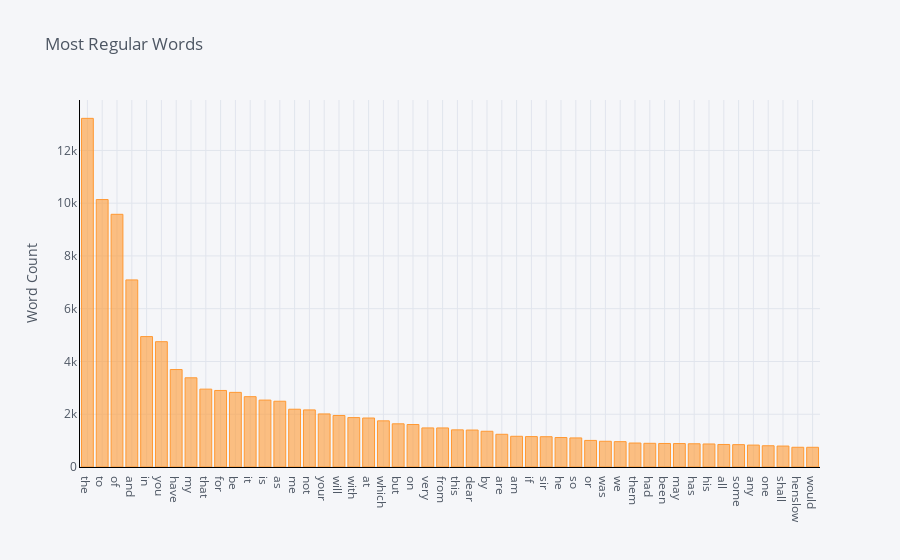

Source (notebook cell):
### Markdown cell above
Send one of the dataframes to the word_frequency_plot function to get bar chart of top words in the corpus by frequency, prior to the removal of stopwords and some parts-of-speech.

### Code cell
word_frequency_plot(df)

### Figure 1 — Plotly figure (JSON) as saved in the notebook; plotly's stock layout.template omitted (floating-point values rounded to 4 significant figures)
{"data": [{"marker": {"color": "rgba(255, 153, 51, 0.6)", "line": {"color": "rgba(255, 153, 51, 1.0)", "width": 1}}, "name": "count", "orientation": "v", "text": "", "type": "bar", "x": ["the", "to", "of", "and", "in", "you", "have", "my", "that", "for", "be", "it", "is", "as", "me", "not", "your", "will", "with", "at", "which", "but", "on", "very", "from", "this", "dear", "by", "are", "am", "if", "sir", "he", "so", "or", "was", "we", "them", "had", "been", "may", "has", "his", "all", "some", "any", "one", "shall", "henslow", "would"], "y": [13215, 10137, 9578, 7091, 4943, 4750, 3694, 3381, 2951, 2901, 2829, 2666, 2536, 2493, 2190, 2164, 2011, 1953, 1873, 1857, 1750, 1637, 1611, 1481, 1480, 1408, 1401, 1354, 1240, 1164, 1153, 1148, 1117, 1102, 1008, 975, 961, 909, 898, 892, 889, 880, 873, 854, 848, 831, 806, 794, 748, 747]}], "layout": {"legend": {"bgcolor": "#F5F6F9", "font": {"color": "#4D5663"}}, "paper_bgcolor": "#F5F6F9", "plot_bgcolor": "#F5F6F9", "title": {"font": {"color": "#4D5663"}, "text": "Most Regular Words"}, "xaxis": {"gridcolor": "#E1E5ED", "linecolor": "Black", "showgrid": true, "tickfont": {"color": "#4D5663"}, "title": {"font": {"color": "#4D5663"}, "text": ""}, "zerolinecolor": "#E1E5ED"}, "yaxis": {"gridcolor": "#E1E5ED", "linecolor": "Black", "showgrid": true, "tickfont": {"color": "#4D5663"}, "title": {"font": {"color": "#4D5663"}, "text": "Word Count"}, "zerolinecolor": "#E1E5ED"}}}
